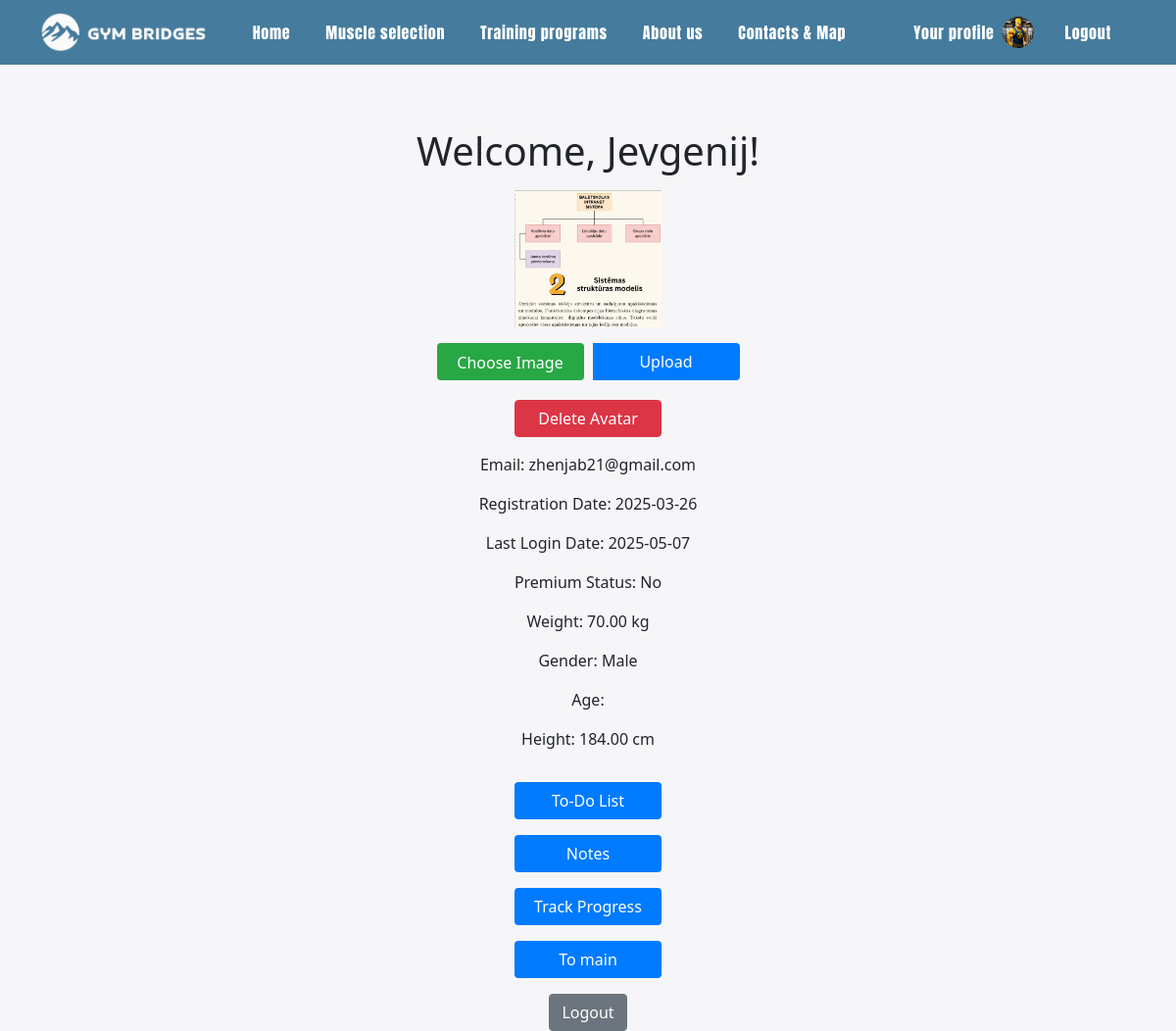
/welcome_save.php (signed in), run on the app's committed database.
### tables this page shows
CREATE TABLE `users` (
  `userID` int(11) NOT NULL,
  `username` varchar(50) NOT NULL,
  `email` varchar(100) NOT NULL,
  `password` varchar(255) NOT NULL,
  `weight` decimal(5,2) NOT NULL,
  `gender` enum('Male','Female','Other') NOT NULL,
  `height` decimal(5,2) NOT NULL,
  `registrationDate` date NOT NULL,
  `birthdate` date DEFAULT NULL,
  `lastLoginDate` date DEFAULT NULL,
  `avatar` varchar(255) DEFAULT 'uploads/avatars/default_avatar.png',
  `isPremium` tinyint(1) NOT NULL DEFAULT 0
);

### welcome_save.php (the view, shortened to what this page needs)
<?php
$conn = new mysqli('localhost', 'root', '', 'gymbridges');
$user_id = $_SESSION['user_id'];
$sql = "SELECT * FROM users WHERE userID='$user_id'";
$result = $conn->query($sql);
$user = $result->fetch_assoc();
?>
<!DOCTYPE html>
<html>
<head>
    <link href="https://cdn.jsdelivr.net/npm/bootstrap@5.0.2/dist/css/bootstrap.min.css" rel="stylesheet">
    <link href="style.css" rel="stylesheet">
</head>
<body>
<?php include 'includes/header.php'; ?>
<div class="container mt-5">
    <div class="row justify-content-center">
        <div class="col-md-6 text-center">
            <h1 class="mt-3">Welcome, <?php echo htmlspecialchars($user['username']); ?>!</h1>
            <div class="avatar-container mt-3">
                <img src="<?php echo htmlspecialchars($user['avatar']); ?>" class="avatar" alt="Avatar">
                <form method="POST" action="upload_avatar.php" enctype="multipart/form-data" class="mt-3">
                    <div class="input-group">
                        <div class="file-input-wrapper">
                            <label for="avatar" class="btn btn-file-input">Choose Image</label>
                        </div>
                        <button type="submit" class="btn btn-primary">Upload</button>
                    </div>
                </form>
                <a href="upload_avatar.php?delete_avatar=true" class="btn btn-danger">Delete Avatar</a>
            </div>
            <p class="mt-3">Email: <?php echo htmlspecialchars($user['email']); ?></p>
            <p>Registration Date: <?php echo htmlspecialchars($user['registrationDate']); ?></p>
            <p>Last Login Date: <?php echo htmlspecialchars($user['lastLoginDate']); ?></p>
            <p>Premium Status: <?php echo $user['isPremium'] ? 'Yes' : 'No'; ?></p>
            <p>Weight: <?php echo htmlspecialchars($user['weight']); ?> kg</p>
            <p>Gender: <?php echo htmlspecialchars($user['gender']); ?></p>
            <p>Age: <?php echo htmlspecialchars($user['age']); ?></p>
            <p>Height: <?php echo htmlspecialchars($user['height']); ?> cm</p>
            <a href="todo.php" class="btn btn-primary mt-3">To-Do List</a><br>
            <a href="notes.php" class="btn btn-primary mt-3">Notes</a><br>
            <a href="progress.php" class="btn btn-primary mt-3">Track Progress</a><br>
            <a href="index.php" class="btn btn-primary mt-3">To main</a><br>
            <a href="logout.php" class="btn btn-secondary mt-3">Logout</a>
        </div>
    </div>
</div>
</body>
</html>

### style.css (style rules this page uses)
html, body { position: relative; margin: 0; padding: 0; min-height: 100vh; display: flex; flex-direction: column; justify-content: space-between; background-color: #F6F6F8; }

### welcome_save.php (style rules this page uses)
.avatar { max-width: 150px; max-height: 200px; width: auto; height: auto; }
.avatar-container { display: flex; flex-direction: column; align-items: center; }
.file-input-wrapper { position: relative; overflow: hidden; display: inline-block; }
.btn-file-input { display: inline-block; background-color: #28a745; color: white; padding: 8px 12px; border-radius: 4px; cursor: pointer; text-align: center; height: 38px; line-height: 22px; width: 150px; }
.btn-primary { background-color: #007bff; color: white; padding: 8px 12px; border-radius: 4px; border: none; cursor: pointer; text-align: center; height: 38px; line-height: 22px; width: 150px; }
.input-group { display: flex; justify-content: center; align-items: center; gap: 10px; margin-bottom: 10px; }
.btn-danger { width: 150px; margin-top: 10px; }

### data on the page
users: username "Jevgenij", avatar (picture), email "zhenjab21@gmail.com", registrationDate "2025-03-26", lastLoginDate "2025-05-07", weight "70.00", gender "Male", height "184.00"
